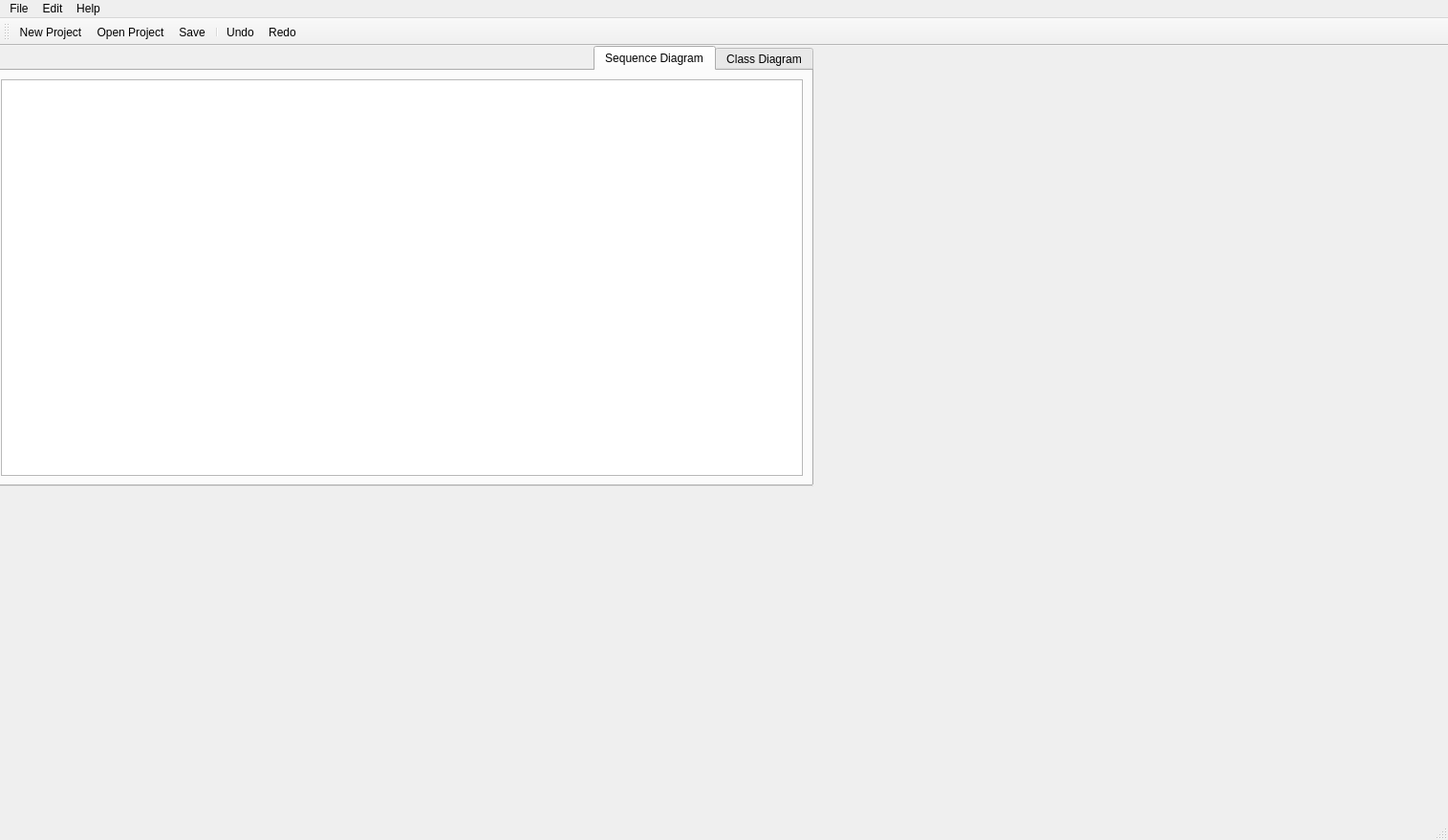
<?xml version="1.0" encoding="UTF-8"?>
<ui version="4.0">
 <class>MainWindow</class>
 <widget class="QMainWindow" name="MainWindow">
  <property name="geometry">
   <rect>
    <x>0</x>
    <y>0</y>
    <width>1515</width>
    <height>879</height>
   </rect>
  </property>
  <property name="windowTitle">
   <string>MainWindow</string>
  </property>
  <widget class="QWidget" name="centralwidget">
   <widget class="QTabWidget" name="tabWidget">
    <property name="geometry">
     <rect>
      <x>-10</x>
      <y>0</y>
      <width>861</width>
      <height>461</height>
     </rect>
    </property>
    <property name="layoutDirection">
     <enum>Qt::RightToLeft</enum>
    </property>
    <property name="currentIndex">
     <number>1</number>
    </property>
    <widget class="QWidget" name="classTab">
     <attribute name="title">
      <string>Class Diagram</string>
     </attribute>
     <layout class="QVBoxLayout" name="verticalLayout_3">
      <item>
       <widget class="WorkView" name="classView">
        <property name="dragMode">
         <enum>QGraphicsView::ScrollHandDrag</enum>
        </property>
       </widget>
      </item>
     </layout>
    </widget>
    <widget class="QWidget" name="seqTab">
     <attribute name="title">
      <string>Sequence Diagram</string>
     </attribute>
     <layout class="QVBoxLayout" name="verticalLayout_4">
      <item>
       <widget class="WorkView" name="seqView">
        <property name="dragMode">
         <enum>QGraphicsView::ScrollHandDrag</enum>
        </property>
       </widget>
      </item>
     </layout>
    </widget>
   </widget>
  </widget>
  <widget class="QMenuBar" name="menubar">
   <property name="geometry">
    <rect>
     <x>0</x>
     <y>0</y>
     <width>1515</width>
     <height>20</height>
    </rect>
   </property>
   <widget class="QMenu" name="menuFile">
    <property name="title">
     <string>File</string>
    </property>
    <addaction name="actionNew_Project"/>
    <addaction name="actionOpen_Project"/>
    <addaction name="separator"/>
    <addaction name="actionSave"/>
    <addaction name="actionSave_As"/>
    <addaction name="separator"/>
    <addaction name="actionExit"/>
   </widget>
   <widget class="QMenu" name="menuEdit">
    <property name="title">
     <string>Edit</string>
    </property>
    <addaction name="actionUndo"/>
    <addaction name="actionRedo"/>
   </widget>
   <widget class="QMenu" name="menuHelp">
    <property name="title">
     <string>Help</string>
    </property>
    <addaction name="actionDocumentation"/>
   </widget>
   <addaction name="menuFile"/>
   <addaction name="menuEdit"/>
   <addaction name="menuHelp"/>
  </widget>
  <widget class="QStatusBar" name="statusbar"/>
  <widget class="QToolBar" name="toolBar">
   <property name="focusPolicy">
    <enum>Qt::StrongFocus</enum>
   </property>
   <property name="windowTitle">
    <string>toolBar</string>
   </property>
   <attribute name="toolBarArea">
    <enum>TopToolBarArea</enum>
   </attribute>
   <attribute name="toolBarBreak">
    <bool>false</bool>
   </attribute>
   <addaction name="actionNew_Project"/>
   <addaction name="actionOpen_Project"/>
   <addaction name="actionSave"/>
   <addaction name="separator"/>
   <addaction name="actionUndo"/>
   <addaction name="actionRedo"/>
  </widget>
  <action name="actionNew_Project">
   <property name="enabled">
    <bool>true</bool>
   </property>
   <property name="text">
    <string>New Project...</string>
   </property>
   <property name="shortcut">
    <string>Ctrl+N</string>
   </property>
  </action>
  <action name="actionOpen_Project">
   <property name="text">
    <string>Open Project...</string>
   </property>
   <property name="shortcut">
    <string>Ctrl+O</string>
   </property>
  </action>
  <action name="actionSave">
   <property name="text">
    <string>Save</string>
   </property>
   <property name="shortcut">
    <string>Ctrl+S</string>
   </property>
  </action>
  <action name="actionSave_As">
   <property name="text">
    <string>Save As ...</string>
   </property>
  </action>
  <action name="actionExit">
   <property name="text">
    <string>Exit</string>
   </property>
   <property name="shortcut">
    <string>Ctrl+Q</string>
   </property>
  </action>
  <action name="actionUndo">
   <property name="text">
    <string>Undo</string>
   </property>
   <property name="shortcut">
    <string>Ctrl+Z</string>
   </property>
  </action>
  <action name="actionRedo">
   <property name="text">
    <string>Redo</string>
   </property>
   <property name="shortcut">
    <string>Ctrl+Y</string>
   </property>
  </action>
  <action name="actionDocumentation">
   <property name="text">
    <string>Documentation</string>
   </property>
   <property name="shortcut">
    <string>F1</string>
   </property>
  </action>
  <action name="actionnewClass">
   <property name="text">
    <string>newClass</string>
   </property>
  </action>
  <action name="actionnewConnection">
   <property name="text">
    <string>newConnection</string>
   </property>
  </action>
 </widget>
 <customwidgets>
  <customwidget>
   <class>WorkView</class>
   <extends>QGraphicsView</extends>
   <header>src/headers/workview.h</header>
  </customwidget>
 </customwidgets>
 <resources/>
 <connections/>
</ui>
